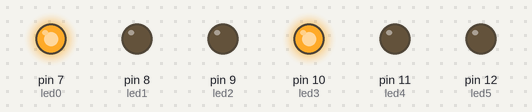
Recording of a sketch running on a simulated Arduino Uno, built with avr-gcc and run on an emulated ATmega328P. On the bench: output pins drawn as LEDs (lit = HIGH).

Above: at 0.2 s.
At 1.5 s:
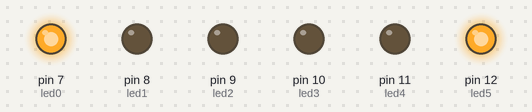
At 2.7 s:
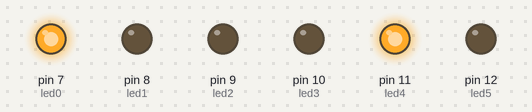
At 4.5 s:
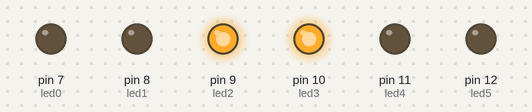
At 5.7 s:
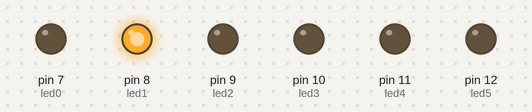
Timing chart, 0 to 8.5 s (numbered marks = the images above):
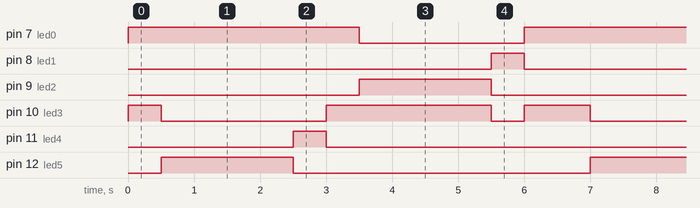

Measured:
- by itself, pin 7 (led0): alternates HIGH for 4.0 s and LOW for 2.5 s
- by itself, pin 8 (led1), pin 11 (led4): alternates HIGH for 0.50 s and LOW for 6.0 s
- by itself, pin 9 (led2), pin 12 (led5): alternates HIGH for 2.0 s and LOW for 4.5 s
- by itself, pin 10 (led3): repeats every 6.5 s: LOW 2.5 s, HIGH 2.5 s, LOW 0.50 s, HIGH 1.0 s

The sketch:

Prog1.ino
```cpp
/**********************************************************************************
**                                                                               **
**                                  TÍTOL: Cruïlla de semàfors                   **
**                                                                               **
**   NOM: Dennis Garcia                                       DATA: 18/02/2019   **
**********************************************************************************/

//********** Includes *************************************************************

//********** Variables ************************************************************
const int led0 = 7;          // donar nom al pin 7 de l’Arduino
const int led1 = 8;          // donar nom al pin 8 de l’Arduino
const int led2 = 9;          // donar nom al pin 9 de l’Arduino
const int led3 = 10;         // donar nom al pin 10 de l’Arduino
const int led4 = 11;         // donar nom al pin 11 de l’Arduino
const int led5 = 12;         // donar nom al pin 12 de l’Arduino


//********** Setup ****************************************************************
void setup()
{
  pinMode(led0, OUTPUT);
  pinMode(led1, OUTPUT);
  pinMode(led2, OUTPUT);
  pinMode(led3, OUTPUT);
  pinMode(led4, OUTPUT);
  pinMode(led5, OUTPUT);
}
//********** Loop *****************************************************************
void loop()
{
  digitalWrite(led0, HIGH);
  digitalWrite(led3, HIGH);
  delay (500);
  digitalWrite(led0, HIGH);
  digitalWrite(led3, LOW);
  digitalWrite(led5, HIGH);
  delay (500);
  digitalWrite(led0, HIGH);
  digitalWrite(led5, HIGH);
  delay (500);
  digitalWrite(led0, HIGH);
  digitalWrite(led5, HIGH);
  delay (500);
  digitalWrite(led0, HIGH);
  digitalWrite(led5, HIGH);
  delay (500);
  digitalWrite(led0, HIGH);
  digitalWrite(led5, LOW);
  digitalWrite(led4, HIGH);
  delay (500);
  digitalWrite(led0, HIGH);
  digitalWrite(led4, LOW);
  digitalWrite(led3, HIGH);
  delay (500);
  digitalWrite(led0, LOW);
  digitalWrite(led2, HIGH);
  digitalWrite(led3, HIGH);
  delay (500);
  digitalWrite(led3, HIGH);
  digitalWrite(led2, HIGH);
  delay (500);
  digitalWrite(led2, HIGH);
  digitalWrite(led3, HIGH);
  delay (500);
  digitalWrite(led2, HIGH);
  digitalWrite(led3, HIGH);
  delay (500);
  digitalWrite(led2, LOW);
  digitalWrite(led3, LOW);
  digitalWrite(led1, HIGH);
  delay (500);
  digitalWrite(led3, HIGH);
  digitalWrite(led1, LOW);
  digitalWrite(led0, HIGH);
  delay (500);
  digitalWrite(led3, LOW);
  digitalWrite(led0, LOW);
}

//********** Funcions *************************************************************
```
